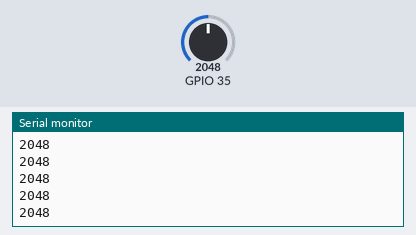
A sketch run on a simulated ESP32. Shown: the last lines printed to the serial monitor. The inputs (shaded band) are chosen by the test bench; at power-on: GPIO 35 = 2048.

Above: at 1.2 s.
1.3 s: GPIO 35 set to 2866
At 1.31 s:
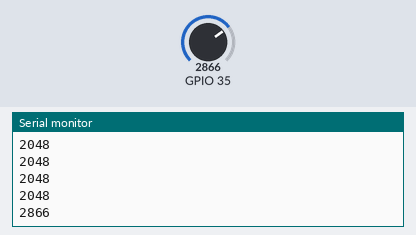
2.8 s: GPIO 35 set to 3603
At 2.81 s:
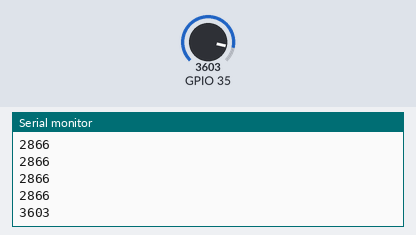
Timing chart, 0 to 5.8 s (numbered marks = the images above; inputs shaded):
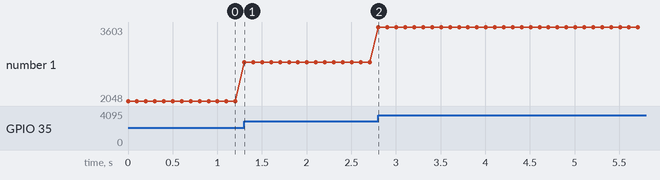

The sketch:

zmpt_esp32.ino
```cpp
void setup() {
Serial.begin(115200);
pinMode(35,INPUT);
}
void loop() {
Serial.println(analogRead(35));
delay(100);
}
```

Measured:
- after the input at 1.3 s, the serial monitor: prints a new line at once (image 1)
- after the input at 2.8 s, the serial monitor: prints a new line at once (image 2)
- plotted number 1: 2048 → 2866 after the input at 1.3 s, 2866 → 3603 after the input at 2.8 s
